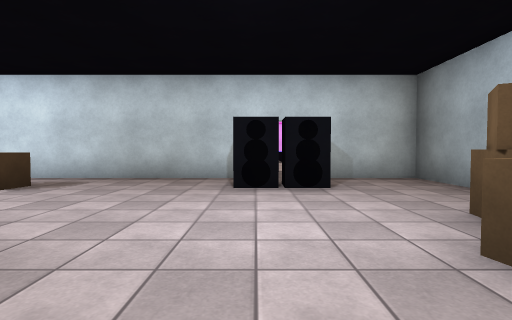
view 1 (above)

18 first-person views from a walk through a 3-D level made in the Unity game engine. The camera is 1.2 m above the floor, tilts 2° down and sees 80° across. The floor is counted in squares, 2 m on a side. Each view is taken from the middle of a square. On the plan, view 1 faces up. The plan holds only what a view shows up to about 9 squares ahead; the rest is blank. The place goes on beyond the plan. The player is left out. Surface patterns are stand-ins for the level's own textures.

view 2
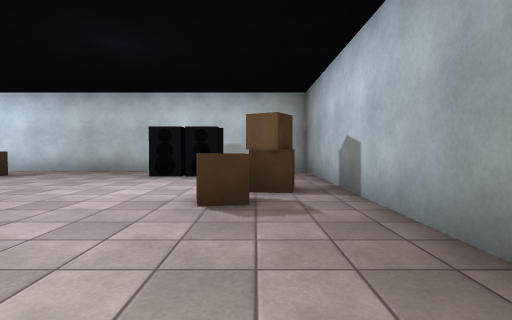

view 3
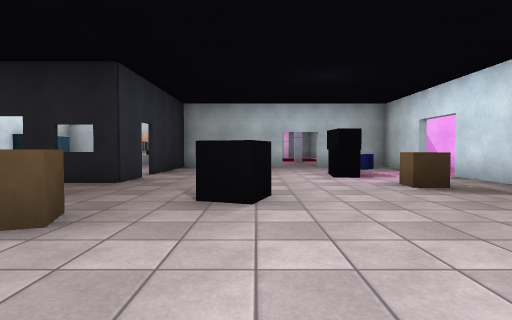

view 4
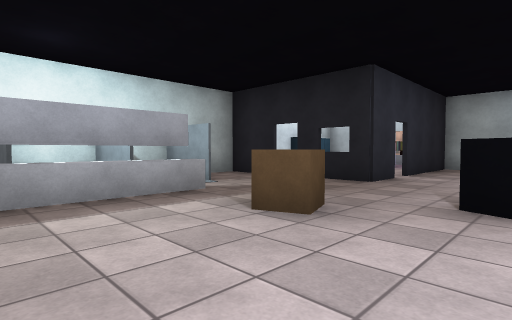

view 5
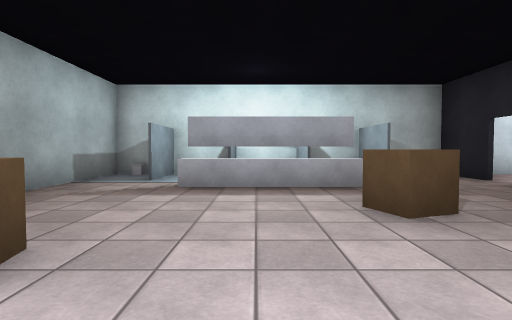

view 6
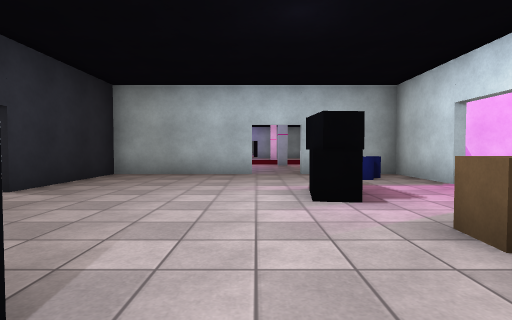

view 7
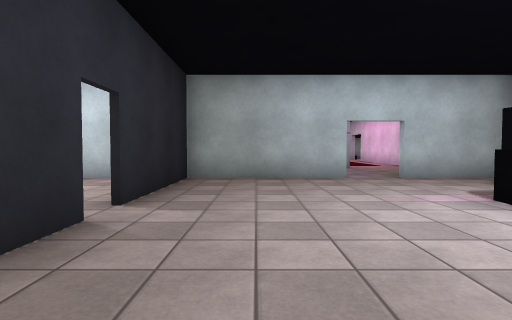

view 8
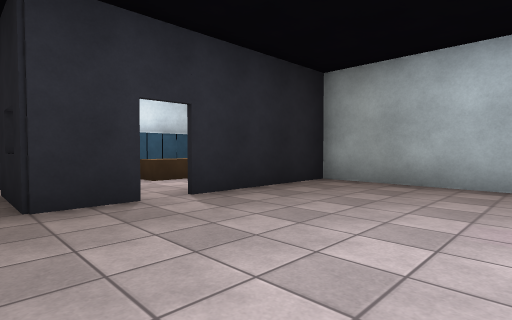

view 9
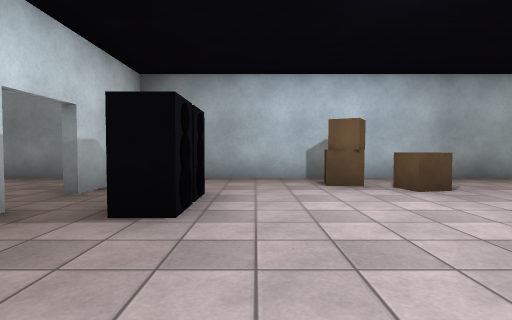

view 10
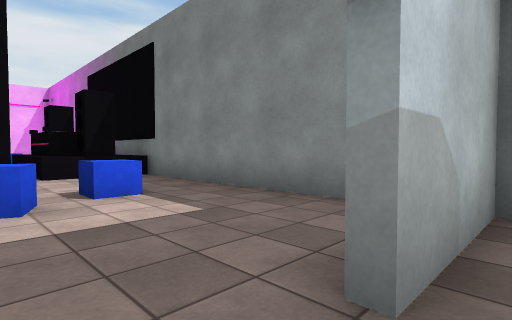

view 11
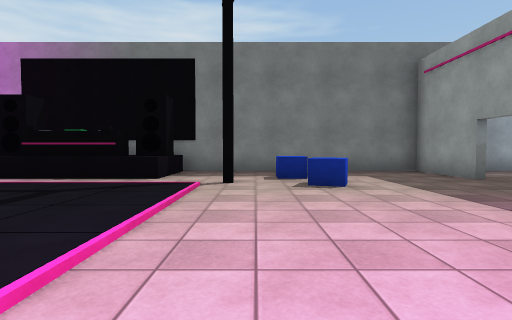

view 12
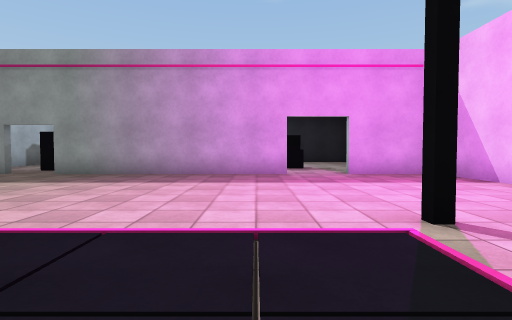

view 13
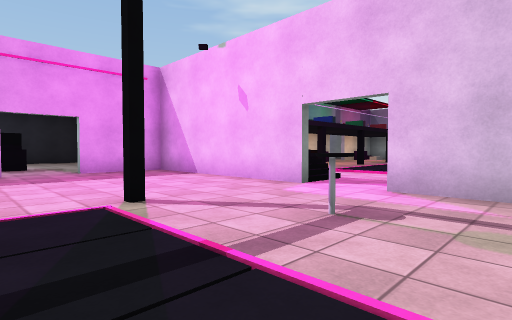

view 14
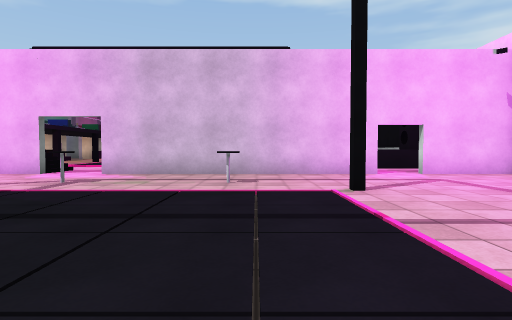

view 15
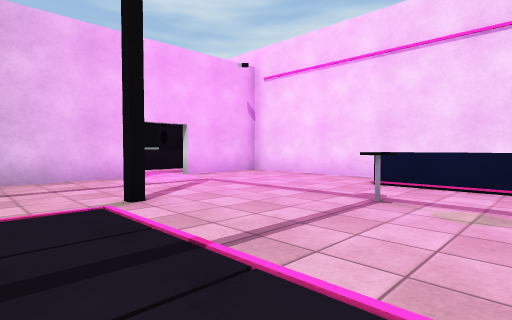

view 16
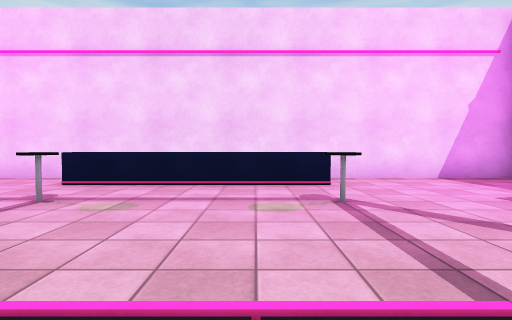

view 17
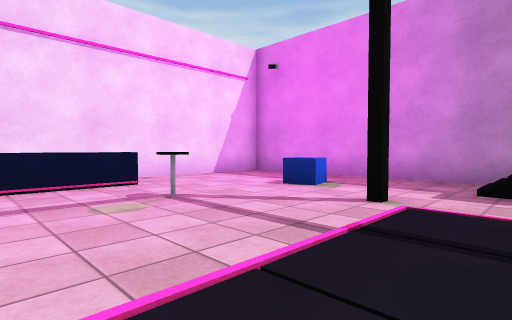

view 18
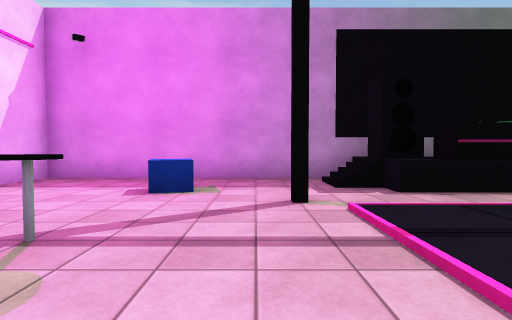

### Floor plan
Points are (right, up) in squares from view 1. A wall is a line through its corners. A room is listed if a view was taken in it or the views show most of it. See-through windows are left out.
Room 1 (views 1, 2, 3, 4, 5, 6, 7, 8, 9, 10)
walls: (-1.8, -2.2) (1.2, -2.2); (-5.6, -0.4) (-4.5, -0.4) (-4.5, -2.2); (-2.5, -2.8) (-2.5, -4.4); (0, 6.4) (-5.8, 6.4); (-4.5, -2.8) (-4.5, -4.4); (-7.2, 6.4) (-9.4, 6.4) (-9.4, 4); (3.4, 6.4) (1, 6.4); (-5, -4.3) (3.4, -4.3) (3.4, 6.9); (-9.4, 3) (-9.4, -0.4) (-6.2, -0.4)
low walls: (-1.9, -1.8) (1.2, -1.8)
ways out: opening at (-6.5, 7) to room 2; gap at (0.5, 7) to room 2; opening at (-6, 0); gap at (-10, 3.5); gap at (-5, -2.5)
objects: other object (-8, 5); other object (-6, 4); other object (-4, 5); other object (-3, 2); other object (-2, 0) to (-1, 0); other object (0, 5); other object (1, 5); other object (2, 2); other object (2, 3)
Room 2 (views 11, 12, 13, 14, 15, 16, 17, 18)
walls: (1.5, 14.4) (1.5, 15.6); (-9.4, 11.9) (-9.4, 6.6) (-7.2, 6.6); (-0.8, 22.1) (-5.2, 22.1); (-9.4, 20) (-9.4, 13.2); (-5.9, 6.6) (0, 6.6); (1, 6.6) (3.4, 6.6); (3.4, 6.9) (3.4, 23.3) (-9.4, 23.3) (-9.4, 21)
ways out: opening at (-6.5, 7) to room 1; gap at (0.5, 7) to room 1; opening at (-10, 12.5); gap at (-10, 21)
objects: other object (-1, 21); other object (0, 10) to (1, 10); other object (1, 20); other object (2, 16)

Where each view was taken, in squares from view 1:
view 1: 0 up, 0 right, facing up
view 2: 2 down, 2 right, facing up
view 3: 2 up, 1 right, facing left
view 4: 2 up, 1 right, facing down-left
view 5: 3 up, 0 right, facing down
view 6: 3 up, 2 left, facing left
view 7: 1 up, 3 left, facing left
view 8: 3 up, 4 left, facing down-left
view 9: 4 up, 3 left, facing right
view 10: 6 up, 0 right, facing up-right
view 11: 11 up, 5 left, facing right
view 12: 14 up, 5 left, facing down
view 13: 15 up, 5 left, facing down-left
view 14: 17 up, 2 left, facing left
view 15: 17 up, 3 left, facing up-left
view 16: 17 up, 2 left, facing up
view 17: 17 up, 3 left, facing up-right
view 18: 19 up, 3 left, facing right
